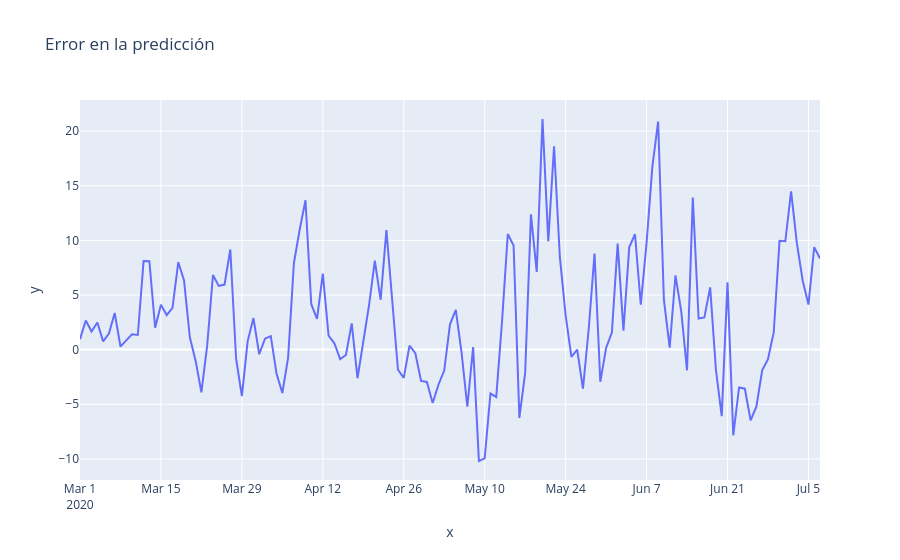

Notebook source saved alongside this figure:
### Code cell
# graficamos errores
fig = px.line(x = forecast_merged['ds'], y=forecast_merged['error'], title='Error en la predicción')
fig.show()

### Figure 1 — Plotly figure (JSON) as saved in the notebook; plotly's stock layout.template omitted (floating-point values rounded to 4 significant figures; data arrays with more than 128 entries replaced by an {"elided": "..."} marker saying what was removed)
{"data": [{"hovertemplate": "x=%{x}<br>y=%{y}<extra></extra>", "legendgroup": "", "line": {"color": "#636efa", "dash": "solid"}, "marker": {"symbol": "circle"}, "mode": "lines", "name": "", "orientation": "v", "showlegend": false, "type": "scatter", "x": {"elided": "129 str values"}, "xaxis": "x", "y": {"elided": "129 float values"}, "yaxis": "y"}], "layout": {"legend": {"tracegroupgap": 0}, "title": {"text": "Error en la predicción"}, "xaxis": {"anchor": "y", "domain": [0, 1], "title": {"text": "x"}}, "yaxis": {"anchor": "x", "domain": [0, 1], "title": {"text": "y"}}}}
